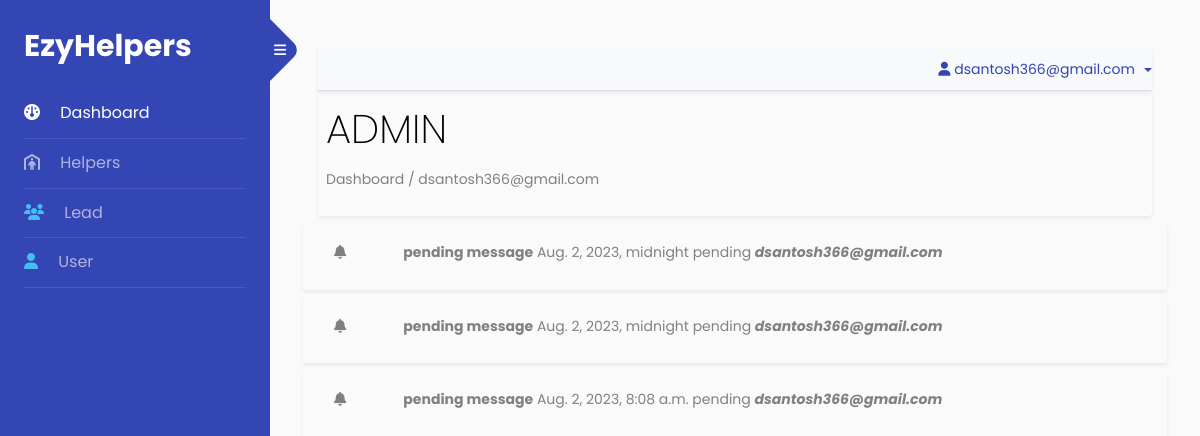
The page /super/dashboard (signed in) on the database its author committed.
### app/models.py (models this page shows)
class LeadStatusNotificationModel(models.Model):
    lead = models.CharField(max_length=100)
    employee = models.ForeignKey(User,on_delete=models.SET_NULL,null=True)
    status = models.CharField(max_length=50,choices=LEAD_CONTACT_STATUS,default='pending')
    msg = models.CharField(max_length=400)
    date = models.DateTimeField(auto_now_add=True)

### backnd/views_super.py (the view)
# urls.py: path('super/dashboard',SuperUserDashBoard,name='super_user_dashboard'),
@login_required
def SuperUserDashBoard(request):
    if not request.user.is_superuser:
        return HttpResponse("<h1>Not a valid user to access this page.!</h1>")
    else:
        current_datetime = timezone.now()
        threshold_datetime = current_datetime - timezone.timedelta(hours=24)
        notify = LeadStatusNotificationModel.objects.filter(date__lt = threshold_datetime)
        data = {
            'notify': notify
        }
        return render(request,"super/dashboard.html",data)

### templates/super/dashboard.html
{% extends "index.html" %}
{% load static %}
{% block body %}
<section class="super_user_dash shadow-sm rounded p-2">
  <div class='dash-box'>
    <h1> ADMIN </h1>
    <p>Dashboard / {{request.user}}</p>
  </div>
</section>
<section class='admin_dash'>
  {% for i in notify %}
  <div class="row shadow-sm my-2 p-3">
    <div class="col-1"><i class="fa-solid fa-bell"></i></div>
    <div class="col-11">
      <label><b>{{i.msg}}</b></label>
      <label>{{i.date}}</label>
      <label>{{i.status}}</label>
      <label><i><b>{{i.employee.username}}</b></i></label>
    </div>
  </div>
  {% endfor %}
</section>
{% endblock body %}

### templates/index.html (shortened to what this page needs)
<!doctype html>
<html lang="en">
<head>
	{% load static %}
	<link rel="stylesheet" href="https://stackpath.bootstrapcdn.com/font-awesome/4.7.0/css/font-awesome.min.css">
	<link rel="stylesheet" href="{% static 'css/style.css' %}">
	<link rel="stylesheet" href="https://cdnjs.cloudflare.com/ajax/libs/font-awesome/6.4.0/css/all.min.css">
	<link rel="stylesheet" href="{% static 'style.css' %}">
</head>
<body>
	<div class="wrapper d-flex align-items-stretch">
		<nav id="sidebar">
			<div class="custom-menu">
				<button type="button" id="sidebarCollapse" class="btn btn-primary">
					<i class="fa fa-bars"></i>
				</button>
			</div>
			<div class="p-4">
				<h1>
					<a href="{% url 'home' %}" class="logo">EzyHelpers
					</a>
				</h1>
				{% with request.resolver_match.url_name as url_name %} {% comment %} for get url name {% endcomment %}
				<ul class="list-unstyled components mb-5">
					<li class="{% if url_name == 'super_user_dashboard' or url_name == 'employee_dashboard' %}active{% endif %}">
						<a href="{% url 'home' %}"><i class="fa-solid fa-gauge mr-3"></i> Dashboard</a>
					</li>
					<li
						class="{% if url_name == 'helper_list' or url_name == 'helper_add' or url_name == 'excel_file_helper_upload' or url_name == 'helper_view'  %}active{% endif %}">
						<a href="{% url 'helper_list' %}"><i class="fa-solid fa-person-shelter mr-3"></i> Helpers</a>
					</li>
					<li
						class="{% if url_name == 'lead_list' or url_name == 'lead_add' or url_name == 'lead_edit'  %}active{% endif %}">
						<a href="{% url 'lead_list' %}"><span class="fa-solid fa-users mr-3"></span> Lead</a>
					</li>
					{% if request.user.is_superuser %}
					<li
						class="{% if url_name == 'superuser_user_create' or url_name == 'superuser_user_list' or url_name == 'superuser_user_update' %}active{% endif %}">
						<a href="{% url 'superuser_user_list' %}"><span class="fa fa-user mr-3"></span> User</a>
					</li>
					{% endif %}
				</ul>
				{% endwith %}
		</nav>
		<div id="content" class="p-4 p-md-5 pt-5">
			<nav class="shadow-sm navbar-light bg-light">
				<ul class="nav nav-tabs justify-content-end">
					<li class="nav-item dropdown">
						<a class="nav-link dropdown-toggle" data-toggle="dropdown" href="#" role="button"
							aria-haspopup="true" aria-expanded="false">
							<i class="fa-solid fa-user"></i> {{request.user}}
						</a>
					</li>
				</ul>
			</nav>
			{% block body %}
			{% endblock body %}
		</div>
	</div>
</body>
</html>

### static/style.css (style rules this page uses)
.super_user_dash .dash-box h1 { text-align: left; font-weight: 200; }

### rows shown on the page
LeadStatusNotificationModel: msg "pending message", date "Aug. 2, 2023, midnight", status "pending", employee.username "dsantosh366@gmail.com"
LeadStatusNotificationModel: msg "pending message", date "Aug. 2, 2023, midnight", status "pending", employee.username "dsantosh366@gmail.com"
LeadStatusNotificationModel: msg "pending message", date "Aug. 2, 2023, 8:08 a.m.", status "pending", employee.username "dsantosh366@gmail.com"

### other values the page prints
{{ request.user }} "dsantosh366@gmail.com"
